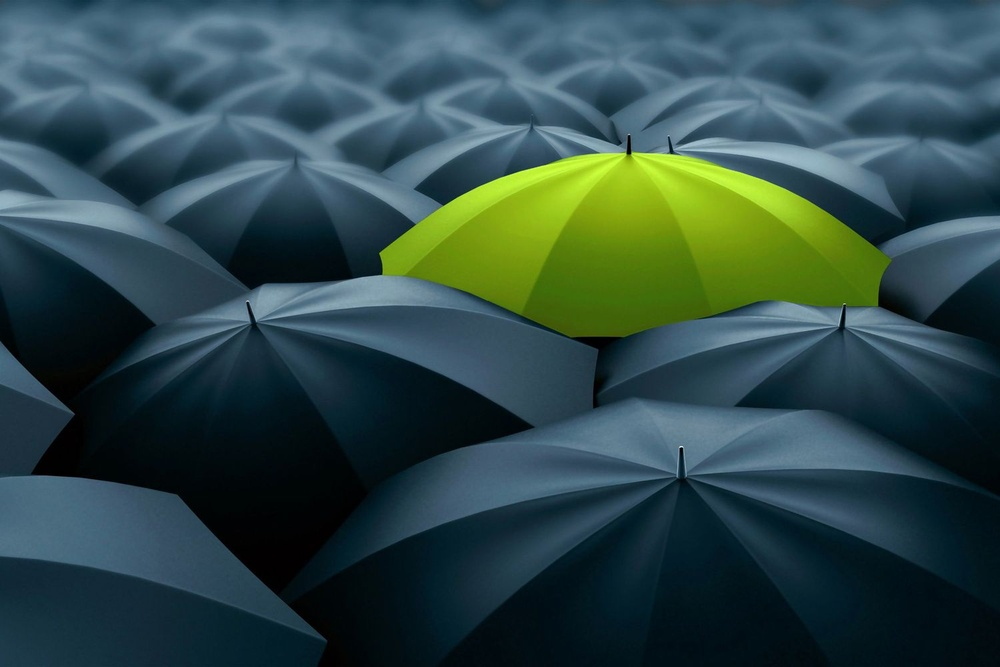
#> input picture 1.jpg, 1000 x 667 px, shrunk from 1500 x 1000 before the run, found by its file name
$ python Histogram.py
#> lines starting #> are read from the running program, lines starting #| are printed output that depends on the picture
import cv2
import numpy as np

from matplotlib import pyplot as plt  #untuk menampilkan grafik

img1 = cv2.imread(r'Histogram\1.jpg', cv2.IMREAD_GRAYSCALE)
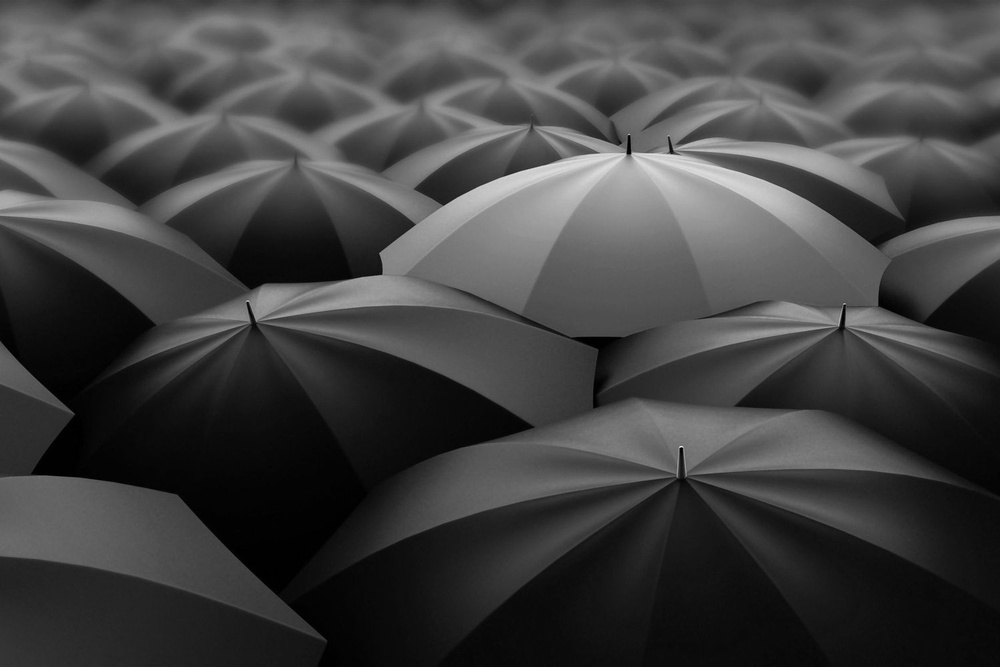
#> img1: shape (667, 1000); min 0, max 232, mean 65.8
img2 = cv2.imread(r'Histogram\2.jpg', cv2.IMREAD_GRAYSCALE)
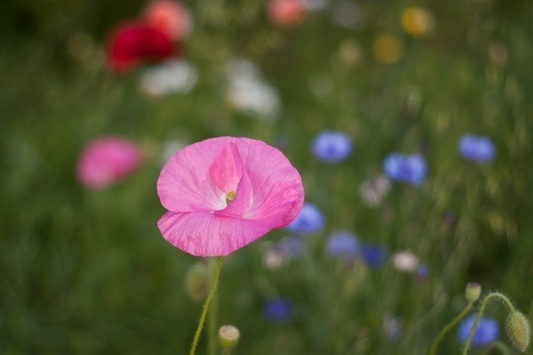
#> input picture 2.jpg, 533 x 355 px, shrunk from 800 x 533 before the run, found by its file name
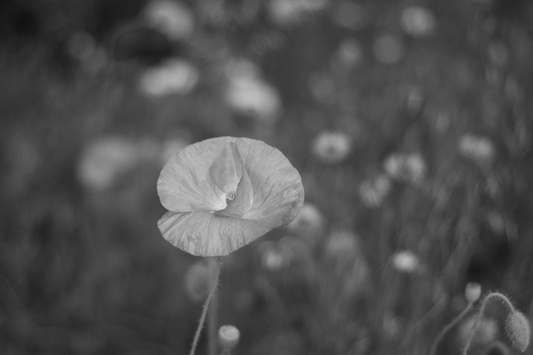
#> img2: shape (355, 533); min 16, max 221, mean 79.9
img3 = cv2.imread(r'Histogram\3.jpg', cv2.IMREAD_GRAYSCALE)
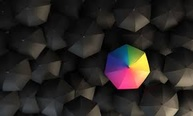
#> input picture 3.jpg, 193 x 116 px, shrunk from 290 x 174 before the run, found by its file name
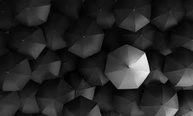
#> img3: shape (116, 193); min 0, max 239, mean 38.7


cv2.imshow('Grayscale1', img1)
plt.hist(img1.ravel(), 256, [0, 256]);
plt.show() #menggunakan fungsi ravel() untuk menampilkan hist & penentuan batas max nilai pixel
#> figure, not shown here; tallest bar 15511 high, from x = 11 to 12

cv2.imshow('Grayscale2', img2)
plt.hist(img2.ravel(), 256, [0, 256]);
plt.show()
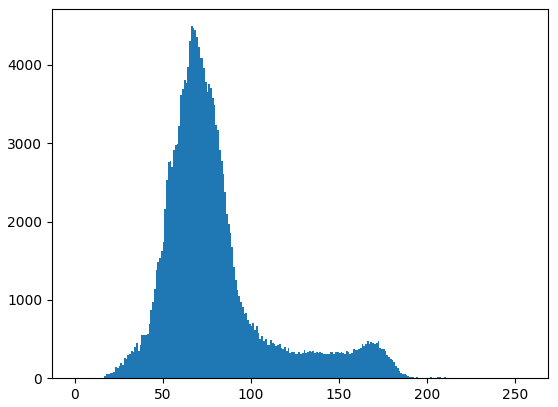
#> figure drawn by matplotlib, 1 panel; tallest bar 4495 high, from x = 66 to 67

cv2.imshow('Grayscale3', img3)
plt.hist(img3.ravel(), 256, [0, 256]);
plt.show()
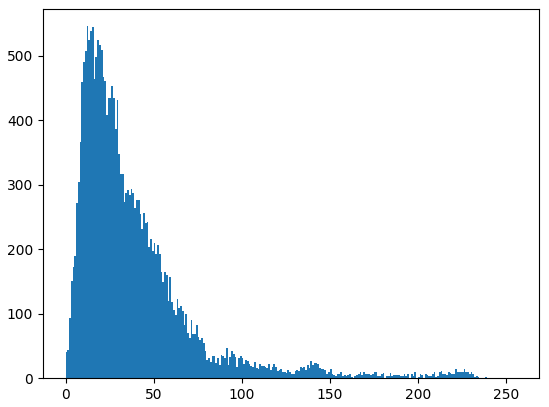
#> figure drawn by matplotlib, 1 panel; tallest bar 546 high, from x = 12 to 13

cv2.waitKey(0)
cv2.destroyAllWindows()
